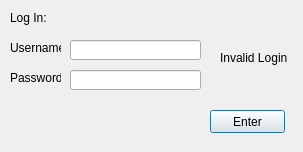
<?xml version="1.0" encoding="UTF-8"?>
<ui version="4.0">
 <class>admindialog</class>
 <widget class="QDialog" name="admindialog">
  <property name="geometry">
   <rect>
    <x>0</x>
    <y>0</y>
    <width>303</width>
    <height>152</height>
   </rect>
  </property>
  <property name="windowTitle">
   <string>Dialog</string>
  </property>
  <widget class="QLabel" name="logLabel">
   <property name="geometry">
    <rect>
     <x>10</x>
     <y>10</y>
     <width>51</width>
     <height>16</height>
    </rect>
   </property>
   <property name="text">
    <string>Log In:</string>
   </property>
  </widget>
  <widget class="QLabel" name="userLabel">
   <property name="geometry">
    <rect>
     <x>10</x>
     <y>40</y>
     <width>51</width>
     <height>16</height>
    </rect>
   </property>
   <property name="text">
    <string>Username</string>
   </property>
  </widget>
  <widget class="QLabel" name="passLabel">
   <property name="geometry">
    <rect>
     <x>10</x>
     <y>70</y>
     <width>51</width>
     <height>16</height>
    </rect>
   </property>
   <property name="text">
    <string>Password</string>
   </property>
  </widget>
  <widget class="QLineEdit" name="userLineEdit">
   <property name="geometry">
    <rect>
     <x>70</x>
     <y>40</y>
     <width>131</width>
     <height>20</height>
    </rect>
   </property>
  </widget>
  <widget class="QLineEdit" name="passLineEdit">
   <property name="geometry">
    <rect>
     <x>70</x>
     <y>70</y>
     <width>131</width>
     <height>20</height>
    </rect>
   </property>
   <property name="echoMode">
    <enum>QLineEdit::Password</enum>
   </property>
  </widget>
  <widget class="QLabel" name="invalidLabel">
   <property name="geometry">
    <rect>
     <x>220</x>
     <y>50</y>
     <width>71</width>
     <height>16</height>
    </rect>
   </property>
   <property name="text">
    <string>Invalid Login</string>
   </property>
  </widget>
  <widget class="QPushButton" name="enterButton">
   <property name="geometry">
    <rect>
     <x>210</x>
     <y>110</y>
     <width>75</width>
     <height>23</height>
    </rect>
   </property>
   <property name="text">
    <string>Enter</string>
   </property>
  </widget>
 </widget>
 <resources/>
 <connections/>
</ui>
